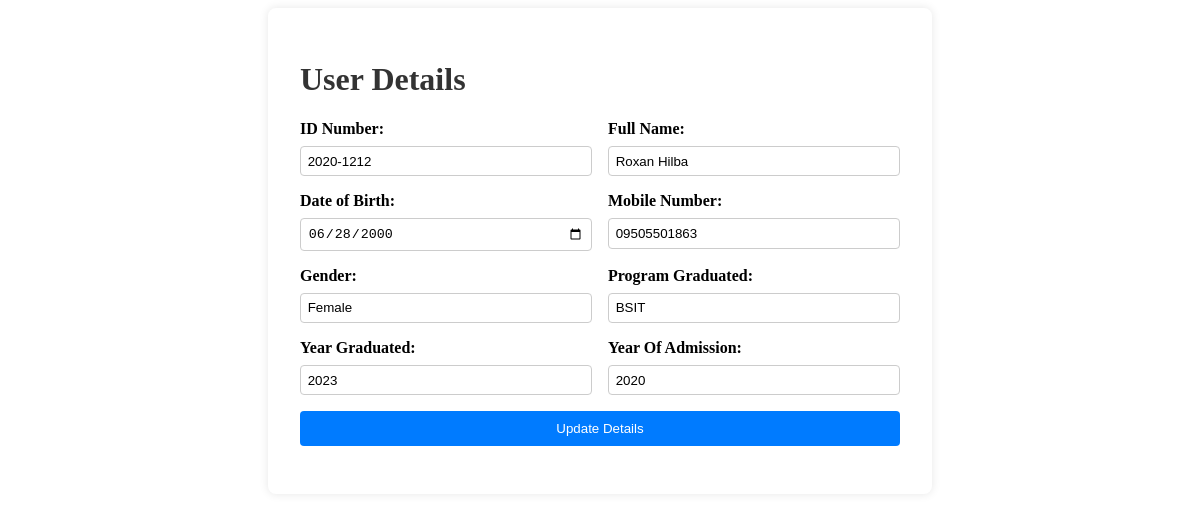
The app's page /applicant/user_details.php (signed in) with its own data.
### tables this page shows
CREATE TABLE `applicant` (
  `id` int(11) NOT NULL,
  `verification_code` varchar(15) NOT NULL,
  `fullname` varchar(100) NOT NULL,
  `email` varchar(100) NOT NULL,
  `password` varchar(100) NOT NULL,
  `contact` varchar(11) NOT NULL,
  `address` varchar(255) NOT NULL,
  `sex` varchar(50) NOT NULL,
  `dob` date NOT NULL,
  `occupation` varchar(100) NOT NULL,
  `id_number` varchar(12) NOT NULL,
  `year_graduated` varchar(10) NOT NULL,
  `school_graduated` varchar(100) NOT NULL,
  `program_graduated` varchar(100) NOT NULL,
  `admission` varchar(255) NOT NULL,
  `is_verified` tinyint(1) NOT NULL
);

### applicant/user_details.php (the view, shortened to what this page needs)
<?php
include 'db_connect.php';
$email = $_SESSION['email'];
$stmt = $conn->prepare("SELECT fullname, dob, email, contact, sex, program_graduated, id_number, year_graduated, admission FROM applicant WHERE email = ?");
$stmt->bind_param("s", $email);
$stmt->execute();
$stmt->bind_result($fullname, $dob, $email, $contact, $sex, $program_graduated, $id_number, $year_graduated, $admission);
?>
<!DOCTYPE html>
<html lang="en">
<head>
</head>
<body>
    <div class="container">
        <h1>User Details</h1>
        <form action="<?php echo $_SERVER['PHP_SELF']; ?>" method="post">
            <div class="form-group-inline">
                <div class="form-group">
                    <label for="id_number">ID Number:</label>
                    <input type="text" id="id_number" name="id_number" value="<?php echo htmlspecialchars($id_number); ?>" required>
                </div>
                <div class="form-group">
                    <label for="fullname">Full Name:</label>
                    <input type="text" id="fullname" name="fullname" value="<?php echo htmlspecialchars($fullname); ?>" required>
                </div>
            </div>
            <div class="form-group-inline">
                <div class="form-group">
                    <label for="dob">Date of Birth:</label>
                    <input type="date" id="dob" name="dob" value="<?php echo htmlspecialchars($dob); ?>" required>
                </div>
                <div class="form-group">
                    <label for="contact">Mobile Number:</label>
                    <input type="text" id="contact" name="contact" value="<?php echo htmlspecialchars($contact); ?>" required>
                </div>
            </div>
            <div class="form-group-inline">
                <div class="form-group">
                    <label for="sex">Gender:</label>
                    <input type="text" id="sex" name="sex" value="<?php echo htmlspecialchars($sex); ?>" required>
                </div>
                <div class="form-group">
                    <label for="program_graduated">Program Graduated:</label>
                    <input type="text" id="program_graduated" name="program_graduated" value="<?php echo htmlspecialchars($program_graduated); ?>" required>
                </div>
            </div>
            <div class="form-group-inline">
                <div class="form-group">
                    <label for="year_graduated">Year Graduated:</label>
                    <input type="text" id="year_graduated" name="year_graduated" value="<?php echo htmlspecialchars($year_graduated); ?>" required>
                </div>
                <div class="form-group">
                    <label for="admission">Year Of Admission:</label>
                    <input type="text" id="admission" name="admission" value="<?php echo htmlspecialchars($admission); ?>" required>
                </div>
            </div>
            <div class="form-group">
                <button type="submit">Update Details</button>
            </div>
        </form>
    </div>
</body>
</html>

### applicant/user_details.php (style rules this page uses)
.container { background-color: #fff; padding: 2em; box-shadow: 0 0 10px rgba(0, 0, 0, 0.1); border-radius: 8px; width: 100%; max-width: 600px; margin: 0 auto; }
h1 { color: #333; }
.form-group { margin-bottom: 1em; display: flex; flex-direction: column; }
.form-group label { font-weight: bold; margin-bottom: 0.5em; }
.form-group input { padding: 0.5em; border: 1px solid #ccc; border-radius: 4px; width: 100%; box-sizing: border-box; }
.form-group-inline { display: flex; justify-content: space-between; gap: 1em; }
.form-group-inline .form-group { flex: 1; }
.form-group button { padding: 0.75em 1.5em; background-color: #007BFF; color: #fff; border: none; border-radius: 4px; cursor: pointer; }

### records on screen
applicant: id_number "2020-1212", fullname "Roxan Hilba", dob "06/28/2000", contact "09505501863", sex "Female", program_graduated "BSIT", year_graduated "2023", admission "2020"
